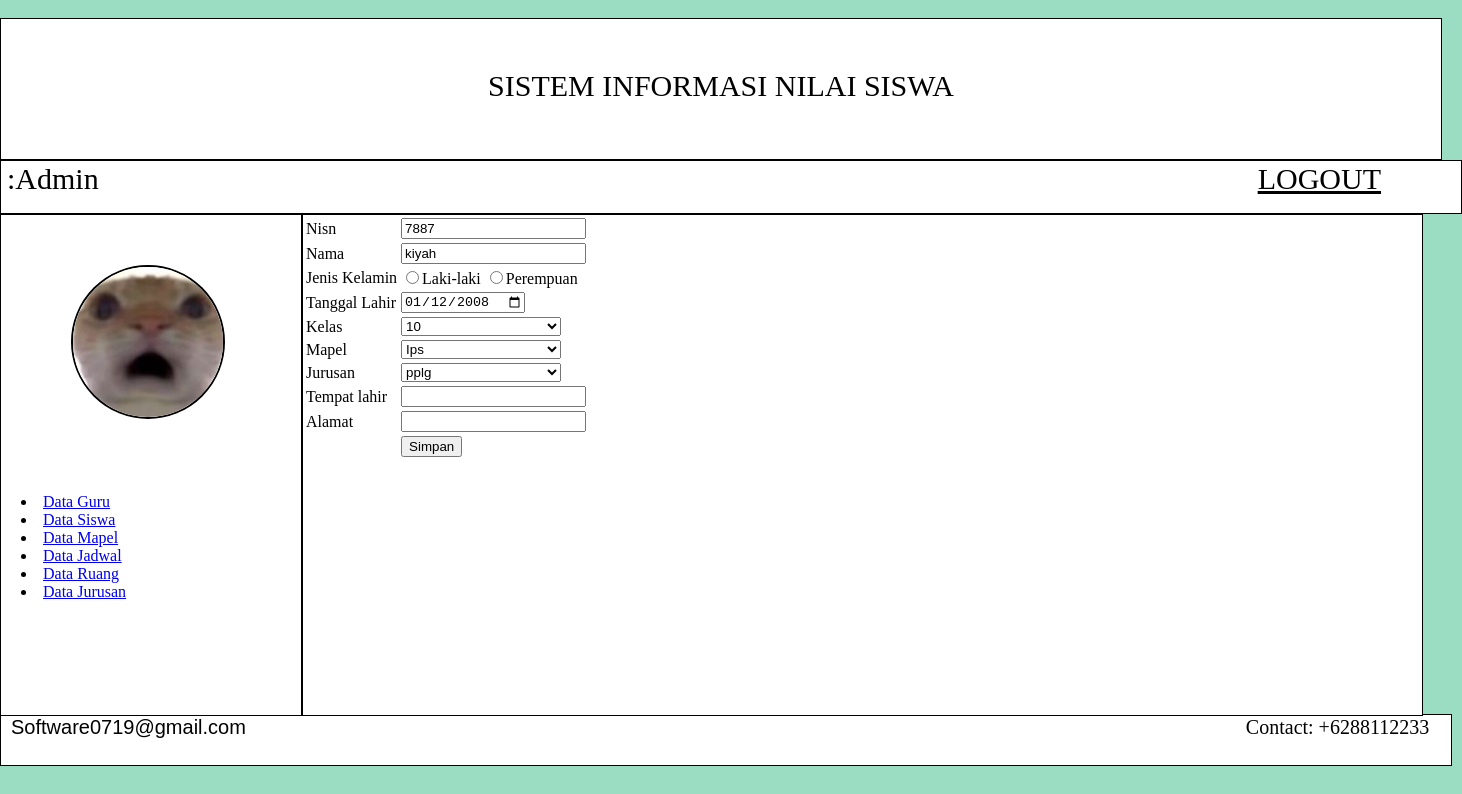
The page /halaman_admin.php?page=editsiswa&id=7 on the database its author committed.
### tables this page shows
CREATE TABLE `data_siswa` (
  `id` int NOT NULL,
  `nisn` varchar(15) NOT NULL,
  `nama` varchar(100) NOT NULL,
  `jenis_kelamin` text NOT NULL,
  `tanggal_lahir` date NOT NULL,
  `kelas` varchar(15) NOT NULL,
  `mapel` varchar(15) NOT NULL,
  `jurusan` varchar(15) NOT NULL,
  `tempat_lahir` text NOT NULL,
  `alamat` varchar(100) NOT NULL
);

### datasiswa-edit.php (the view, shortened to what this page needs)
<?php
include "koneksi2.php";
$sql=mysqli_query($koneksi,"select * from data_siswa where id ='$_GET[id]'");
$data=mysqli_fetch_array($sql);
?>
<form action="" method="post">
    <table>
        <tr>
            <td>Nisn</td>
            <td><input type="hidden" name="id" value="<?php echo $data['id']; ?>">
            <input type="text" name="nisn" value="<?php echo $data['nisn']; ?>"></td>
        </tr>
        <tr>
            <td>Nama</td>
            <td><input type="text" name="nama" value="<?php echo $data['nama']; ?>"></td>
        </tr>
        <tr>
            <td>Jenis Kelamin</td>
            <td><input type="radio" name="jenis_kelamin" value="Laki-laki">Laki-laki
            <input type="radio" name="jenis_kelamin" value="Perempuan">Perempuan</td>
        </tr>
        <tr>
            <td>Tanggal Lahir</td>
            <td><input type="date" name="tanggal_lahir" value="<?php echo $data['tanggal_lahir']; ?>"></td>
        </tr>
        <tr>
            <td>Kelas</td>
            <td><select name="kelas" style="width:160px;">
                <?php
                include "koneksi.php";
                $query    =mysqli_query($koneksi, "SELECT * FROM data_siswa");
                while ($data = mysqli_fetch_array($query)) {
                ?>
                <option value="<?=$data['kelas'];?>"><?php echo $data['kelas'];?></option>
                <?php
                }
                ?>
            </select></td>
        </tr>
        <tr>
            <td>Mapel</td>
            <td><select name="mapel" style="width:160px;">
                <?php
                include "koneksi.php";
                $query    =mysqli_query($koneksi, "SELECT * FROM data_guru");
                while ($data = mysqli_fetch_array($query)) {
                ?>
                <option value="<?=$data['mapel'];?>"><?php echo $data['mapel'];?></option>
                <?php
                }
                ?>
            </select></td>
        </tr>
        <tr>
            <td>Jurusan</td>
            <td><select name="jurusan" style="width:160px;">
                <?php
                include "koneksi.php";
                $query    =mysqli_query($koneksi, "SELECT * FROM data_siswa");
                while ($data = mysqli_fetch_array($query)) {
                ?>
                <option value="<?=$data['jurusan'];?>"><?php echo $data['jurusan'];?></option>
                <?php
                }
                ?>
            </select></td>
        </tr>
        <tr>
            <td>Tempat lahir</td>
            <td><input type="text" name="tempat_lahir" value="<?php echo $data['tempat_lahir']; ?>"></td>
        </tr>
        <tr>
            <td>Alamat</td>
            <td><input type="text" name="alamat" value="<?php echo $data['alamat']; ?>"></td>
        </tr>
        <tr>
            <td></td>
            <td><input type="submit" value="Simpan" name="proses"></td>
        </tr>
    </table>
</form>

### haladmin.css (style rules this page uses)
body { display: grid; width: 100%; display: inline; background: #FFF; border-radius: 15px; height: 100vh; background-color: #9ADDC2; }

### rows shown on the page
data_siswa: nisn "7887", nama "kiyah", tanggal_lahir "01/12/2008"

### other values the page prints
form field kelas "10"
form field mapel "Ips"
form field jurusan "pplg"
